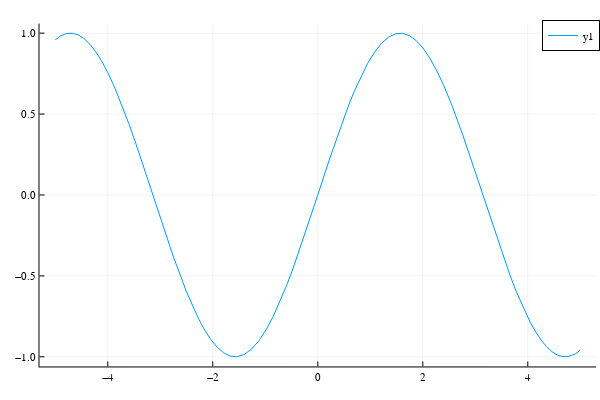

The code cell stored with this chart in its notebook:
### Code cell
plotly(fmt=:auto)
plot(sin)

### Figure 1 — Plotly figure (JSON) as saved in the notebook; plotly's stock layout.template omitted (floating-point values rounded to 4 significant figures)
{"data": [{"colorbar": {"title": ""}, "legendgroup": "y1", "line": {"color": "rgba(0, 154, 250, 1.000)", "dash": "solid", "shape": "linear", "width": 1}, "mode": "lines", "name": "y1", "showlegend": true, "type": "scatter", "x": [-5, -4.976, -4.951, -4.927, -4.902, -4.789, -4.677, -4.564, -4.451, -4.338, -4.225, -4.112, -3.999, -3.864, -3.728, -3.592, -3.457, -3.227, -2.998, -2.749, -2.499, -2.385, -2.27, -2.155, -2.04, -1.917, -1.794, -1.671, -1.547, -1.405, -1.262, -1.119, -0.9767, -0.8499, -0.7231, -0.5962, -0.4694, -0.2471, -0.02468, 0.2178, 0.4602, 0.5822, 0.7041, 0.8261, 0.948, 1.083, 1.218, 1.353, 1.487, 1.616, 1.744, 1.872, 2.001, 2.134, 2.267, 2.401, 2.534, 2.759, 2.983, 3.257, 3.532, 3.66, 3.789, 3.918, 4.047, 4.15, 4.254, 4.357, 4.46, 4.563, 4.666, 4.77, 4.873, 4.905, 4.936, 4.968, 5], "xaxis": "x", "y": [0.9589, 0.9656, 0.9716, 0.9771, 0.982, 0.997, 0.9994, 0.989, 0.966, 0.9307, 0.8836, 0.8252, 0.7564, 0.661, 0.5534, 0.4357, 0.3099, 0.08559, -0.1432, -0.3829, -0.5989, -0.6867, -0.7655, -0.8342, -0.8919, -0.9407, -0.9753, -0.995, -0.9997, -0.9862, -0.9527, -0.8998, -0.8286, -0.7512, -0.6617, -0.5615, -0.4524, -0.2446, -0.02467, 0.2161, 0.4442, 0.5499, 0.6474, 0.7353, 0.8123, 0.8833, 0.9383, 0.9763, 0.9965, 0.999, 0.985, 0.9549, 0.9091, 0.8456, 0.7671, 0.6749, 0.5708, 0.3736, 0.1577, -0.1156, -0.3802, -0.4959, -0.6034, -0.7009, -0.7867, -0.8461, -0.8966, -0.9374, -0.9683, -0.9889, -0.9989, -0.9984, -0.9871, -0.9816, -0.975, -0.9675, -0.9589], "yaxis": "y", "zmax": null, "zmin": null}], "layout": {"annotations": [], "height": 400, "legend": {"bgcolor": "rgba(255, 255, 255, 1.000)", "bordercolor": "rgba(0, 0, 0, 1.000)", "borderwidth": 1, "font": {"color": "rgba(0, 0, 0, 1.000)", "family": "sans-serif", "size": 11}, "title": {"font": {"color": "rgba(0, 0, 0, 1.000)", "family": "sans-serif", "size": 15}, "text": ""}, "tracegroupgap": 0, "traceorder": "normal", "x": 1, "xanchor": "auto", "y": 1, "yanchor": "auto"}, "margin": {"b": 20, "l": 0, "r": 0, "t": 20}, "paper_bgcolor": "rgba(255, 255, 255, 1.000)", "plot_bgcolor": "rgba(255, 255, 255, 1.000)", "showlegend": true, "width": 600, "xaxis": {"anchor": "y", "domain": [0.06582, 0.9934], "gridcolor": "rgba(0, 0, 0, 0.100)", "gridwidth": 0.5, "linecolor": "rgba(0, 0, 0, 1.000)", "mirror": false, "range": [-5.3, 5.3], "showgrid": true, "showline": true, "showticklabels": true, "tickangle": 0, "tickcolor": "rgb(0, 0, 0)", "tickfont": {"color": "rgba(0, 0, 0, 1.000)", "family": "sans-serif", "size": 11}, "tickmode": "array", "ticks": "inside", "ticktext": ["−4", "−2", "0", "2", "4"], "tickvals": [-4, -2, 0, 2, 4], "title": "", "titlefont": {"color": "rgba(0, 0, 0, 1.000)", "family": "sans-serif", "size": 15}, "type": "-", "visible": true, "zeroline": false, "zerolinecolor": "rgba(0, 0, 0, 1.000)"}, "yaxis": {"anchor": "x", "domain": [0.03762, 0.9902], "gridcolor": "rgba(0, 0, 0, 0.100)", "gridwidth": 0.5, "linecolor": "rgba(0, 0, 0, 1.000)", "mirror": false, "range": [-1.06, 1.059], "showgrid": true, "showline": true, "showticklabels": true, "tickangle": 0, "tickcolor": "rgb(0, 0, 0)", "tickfont": {"color": "rgba(0, 0, 0, 1.000)", "family": "sans-serif", "size": 11}, "tickmode": "array", "ticks": "inside", "ticktext": ["−1.0", "−0.5", "0.0", "0.5", "1.0"], "tickvals": [-1, -0.5, 0, 0.5, 1], "title": "", "titlefont": {"color": "rgba(0, 0, 0, 1.000)", "family": "sans-serif", "size": 15}, "type": "-", "visible": true, "zeroline": false, "zerolinecolor": "rgba(0, 0, 0, 1.000)"}}}
